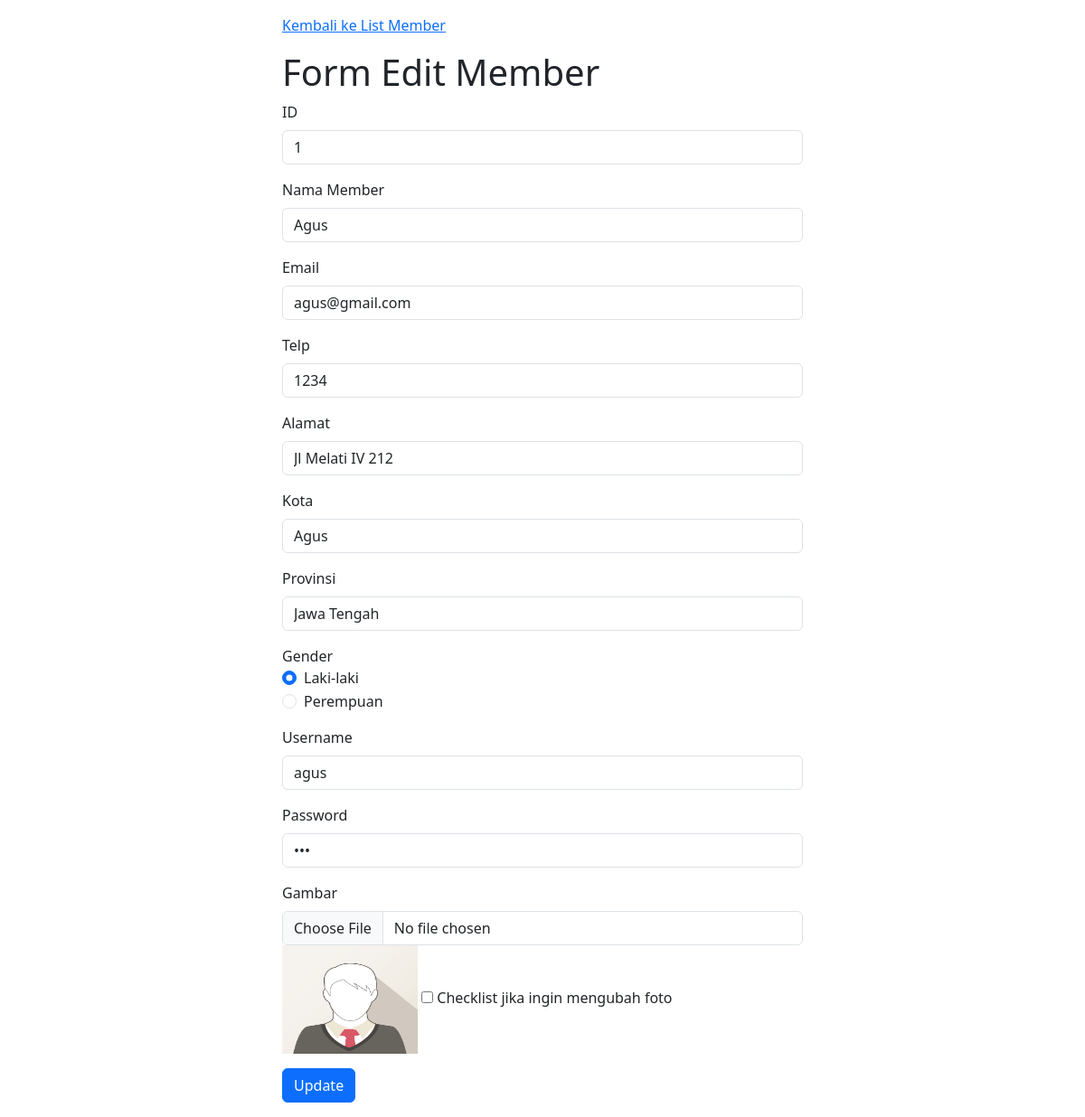
Screenshot of /editMember.php?id=1 with the database file from the repository.
### tables this page shows
CREATE TABLE `member` (
  `id` int(11) NOT NULL AUTO_INCREMENT,
  `nama_member` varchar(40) DEFAULT NULL,
  `email` varchar(30) DEFAULT NULL,
  `telp` varchar(30) DEFAULT NULL,
  `alamat` varchar(60) DEFAULT NULL,
  `kota` varchar(40) DEFAULT NULL,
  `provinsi` varchar(40) DEFAULT NULL,
  `gender` varchar(10) DEFAULT NULL,
  `username` varchar(20) DEFAULT NULL,
  `password` varchar(100) DEFAULT NULL,
  `foto` varchar(255) DEFAULT NULL,
  PRIMARY KEY (`id`)
);

### editMember.php (the view, shortened to what this page needs)
<?php
    include "koneksi.php";
    $id = $_GET["id"];
    $sql = "SELECT * FROM member WHERE id = '$id'";
    $hasil = $conn->query($sql);
    while ($row = $hasil->fetch_assoc()) {
        $nama_member = $row["nama_member"];
        $email = $row["email"];
        $telp = $row["telp"];
        $alamat = $row["alamat"];
        $provinsi = $row["provinsi"];
        $username = $row["username"];
        $password = $row["password"];
        $foto = $row["foto"];
    }
?>
<!DOCTYPE html>
<html lang="en">
<head>
    <link href="https://cdn.jsdelivr.net/npm/bootstrap@5.3.0-alpha3/dist/css/bootstrap.min.css" rel="stylesheet">
</head>
<body>
    <nav class="container w-50 mt-3">
        <a href="listMember.php">Kembali ke List Member</a>
    </nav>
    <main class="container mt-3 w-50">
        <h1>Form Edit Member</h1>
        <form action="updMember.php" method="post" enctype="multipart/form-data">
            <div class="mb-3">
                <label for="l1" class="form-label">ID</label>
                <input type="text" class="form-control" id="l1" name="tid" value="<?= $id; ?>" readonly>
            </div>
            <div class="mb-3">
                <label for="l2" class="form-label">Nama Member</label>
                <input type="text" class="form-control" id="l2" name="tname" value="<?= $nama_member; ?>" required>
            </div>
            <div class="mb-3">
                <label for="l2" class="form-label">Email</label>
                <input type="text" class="form-control" id="l2" name="temail" value="<?= $email; ?>" required>
            </div>
            <div class="mb-3">
                <label for="l3" class="form-label">Telp</label>
                <input type="text" class="form-control" id="l3" name="ttelp" value="<?= $telp; ?>" required>
            </div>
            <div class="mb-3">
                <label for="l4" class="form-label">Alamat</label>
                <input type="text" class="form-control" id="l4" name="talamat" value="<?= $alamat; ?>" required>
            </div>
            <div class="mb-3">
                <label for="l5" class="form-label">Kota</label>
                <input type="text" class="form-control" id="l5" name="tkota" value="<?= $nama_member; ?>" required>
            </div>
            <div class="mb-3">
                <label for="l6" class="form-label">Provinsi</label>
                <input type="text" class="form-control" id="l6" name="tprovinsi" value="<?= $provinsi; ?>" required>
            </div>
            <div class="mb-3">
                Gender
                <div class="form-check">
                    <input class="form-check-input" type="radio" name="gender" id="gender1" value="1" checked>
                    <label class="form-check-label" for="gender1">Laki-laki</label>
                </div>
                <div class="form-check">
                    <input class="form-check-input" type="radio" name="gender" id="gender2" value="0">
                    <label class="form-check-label" for="gender2">Perempuan</label>
                </div>
            </div>
            <div class="mb-3">
                <label for="l8" class="form-label">Username</label>
                <input type="text" class="form-control" id="l8" name="tuser" value="<?= $username; ?>" required>
            </div>
            <div class="mb-3">
                <label for="l9" class="form-label">Password</label>
                <input type="password" class="form-control" id="l9" name="tpass" value="<?= $password; ?>" required>
            </div>
            <div class="mb-3">
                <label for="l10" class="form-label">Gambar</label>
                <input type="file" class="form-control" id="l10" name="foto">
                <img src="imgMember/<?php echo $foto; ?>" width="150px" height="120px">
                <input type="checkbox" id="ubah_foto" name="ubah_foto">
                <label for="ubah_foto">Checklist jika ingin mengubah foto</label>
            </div>
            <div class="mb-3">
                <button class="btn btn-primary" type="submit">Update</button>
            </div>
        </form>
    </main>
</body>
</html>

### rows the page displays
member: tname "Agus", temail "agus@gmail.com", ttelp "1234", talamat "Jl Melati IV 212", tkota "Agus", tprovinsi "Jawa Tengah", tuser "agus", foto (picture)
